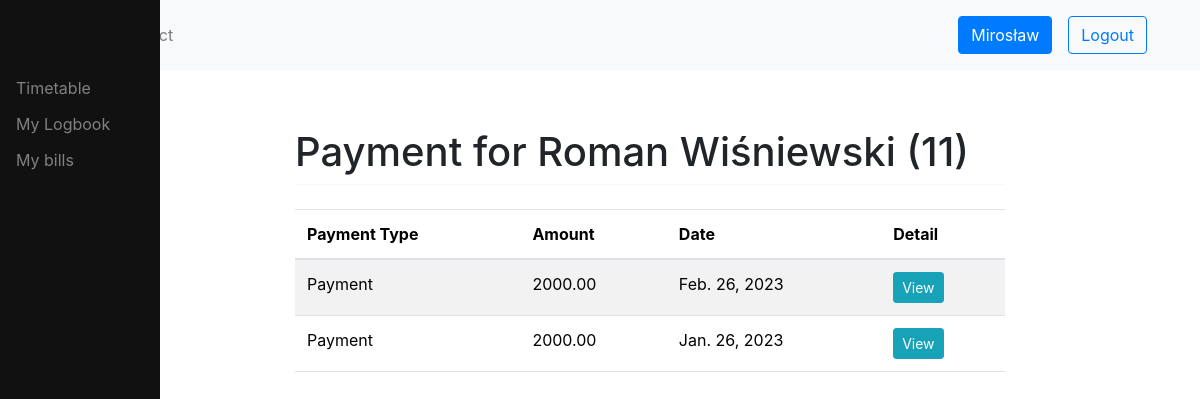
The app's page /billing/11/payment/ (signed in) with its own data.
### users/models.py (models this page shows, shortened)
class User(AbstractUser):
    username = None
    email = models.EmailField(_('email address'), unique=True)
    phone = models.CharField(blank=True, null=True, max_length=16, help_text='Contact phone number')
    address = models.TextField('address', max_length=255, blank=True, null=True)
    date_of_birth = models.DateField(null=True, blank=True)
    USERNAME_FIELD = 'email'
    REQUIRED_FIELDS = []
    objects = CustomUserManager()
    def __str__(self):
        return f'{self.first_name} {self.last_name} ({self.id})'

class Teacher(models.Model):
    user = models.OneToOneField(User, on_delete=models.CASCADE)
    start_date = models.DateField()
    def __str__(self):
        return f'{self.user}'

### billing/models.py (models this page shows, shortened)
class Billing(models.Model):
    date = models.DateField()
    student = models.ForeignKey(Student, on_delete=models.CASCADE, blank=True, null=True)
    teacher = models.ForeignKey(Teacher, on_delete=models.CASCADE, blank=True, null=True)
    description = models.CharField(max_length=255, blank=True, null=True)
    amount = models.DecimalField(max_digits=10, decimal_places=2)
    is_paid = models.BooleanField(default=False)
    PAYMENT = 'Payment'
    BILL = 'Bill'
    TYP_CHOICES = [
        (PAYMENT, 'Payment'),
        (BILL, 'Bill'),
    ]
    typ = models.CharField(choices=TYP_CHOICES, max_length=10)
    class Meta:
        ordering = ['-date']

### billing/views.py (the view)
# urls.py: path('<int:user_id>/payment/', payment, name='payment'),
@login_required
def payment(request, user_id):
    teacher = get_object_or_404(Teacher, user_id=user_id)
    pay = Billing.objects.filter(teacher=teacher)
    return render(request, 'payment.html', {'teacher': teacher, 'payment': pay})

### logbook/templatetags/auth_extras.py (called while the page is built)
@register.filter(name='has_group')
def has_group(user, group_name):
    group = Group.objects.get(name=group_name)
    return True if group in user.groups.all() else False

### billing/templates/payment.html
{% extends 'base.html' %}
{% block content %}
    <h1 class="mt-2">Payment for {{ teacher }}</h1>
	<hr class="mt-0 mb-4">
  <table class="table table-striped">
    <thead>
      <tr>
        <th>Payment Type</th>
        <th>Amount</th>
        <th>Date</th>
        <th>Detail</th>
      </tr>
    </thead>
    <tbody>
      {% for pay in payment %}
        <tr>
          <td>{{ pay.typ }}</td>
          <td>{{ pay.amount }}</td>
          <td>{{ pay.date }}</td>
            <td><a class="btn btn-info btn-sm" href="{% url 'billing:payment-detail' pay.id %}">View</a></td>
        </tr>
      {% endfor %}
    </tbody>
  </table>
{% endblock %}

### templates/topnav.html
{% load static %}
<nav class="navbar navbar-expand-md navbar-light bg-light">
  <div class="container">
      <ul class="navbar-nav me-auto mb-2 mb-lg-0">
        <li class="nav-item">
          <a class="nav-link" href="{% url 'home' %}">Home</a>
        </li>
        <li class="nav-item">
          <a class="nav-link" href="{% url 'contact' %}">Contact</a>
        </li>
      </ul>
    {% if request.user.is_authenticated %}
      <div class="d-flex align-items-center">
        <a class="btn btn-primary m-2" href="{% url 'users:view' user_id=request.user.id %}">{{ request.user.first_name }}</a>
        <a class="btn btn-outline-primary m-2" href="{% url 'users:logout' %}">Logout</a>
      </div>
    {% else %}
      <div class="d-flex align-items-center">
        <a class="btn btn-primary m-2" href="{% url 'users:login' %}">Login</a>
        <a class="btn btn-outline-primary m-2" href="{% url 'users:register' %}">Register</a>
      </div>
      {% endif %}
  </div>
</nav>

### records on screen
User: user.first_name "Mirosław"
Teacher: user.last_name "Roman Wiśniewski (11)"
Billing: typ "Payment", amount "2000.00", date "Feb. 26, 2023"
Billing: typ "Payment", amount "2000.00", date "Jan. 26, 2023"
